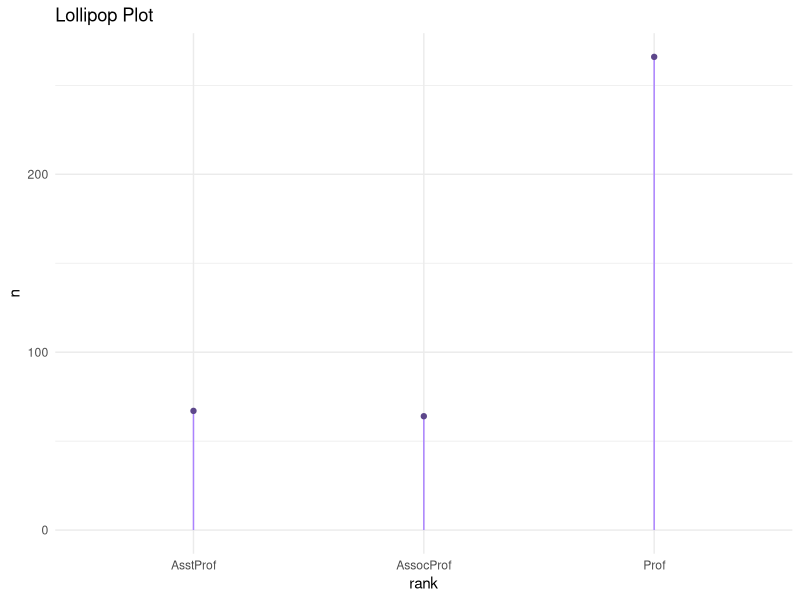
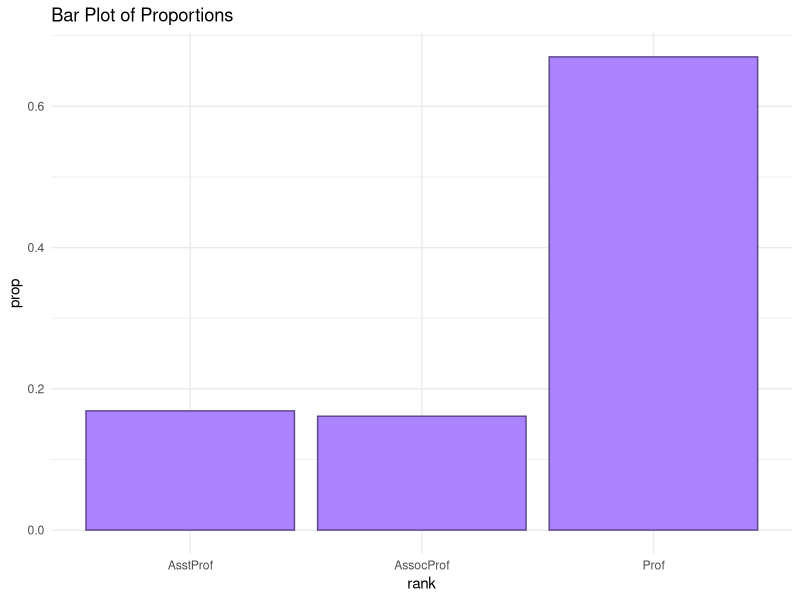
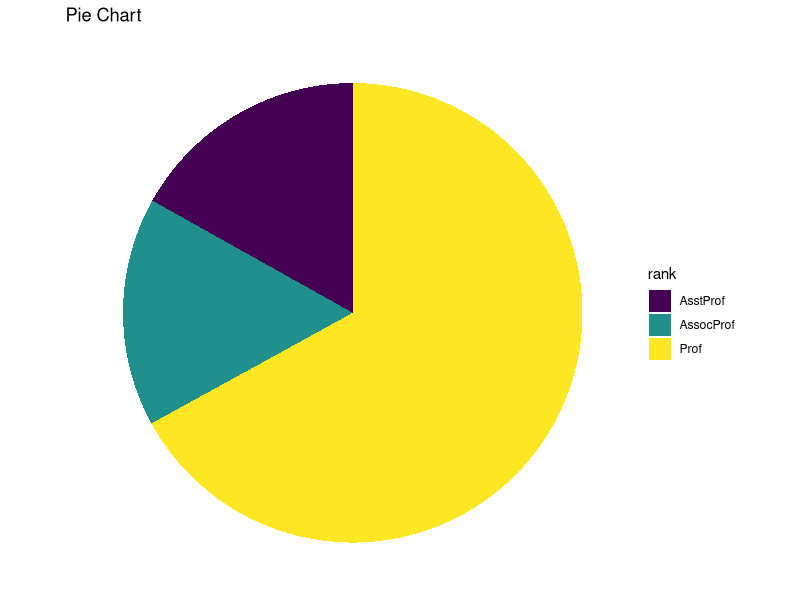
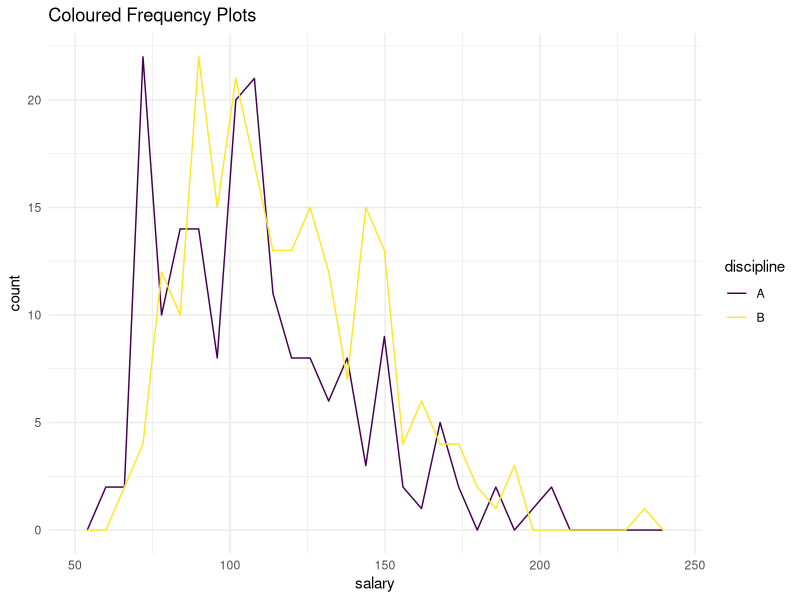
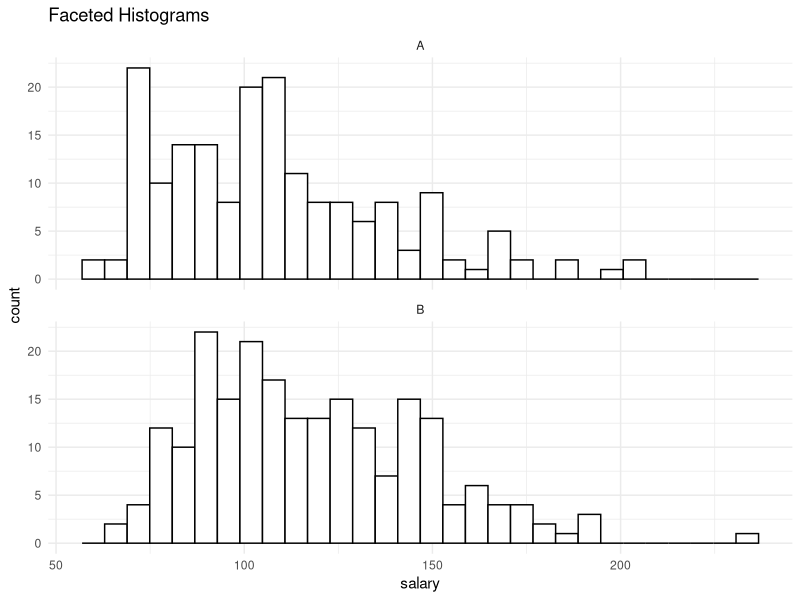
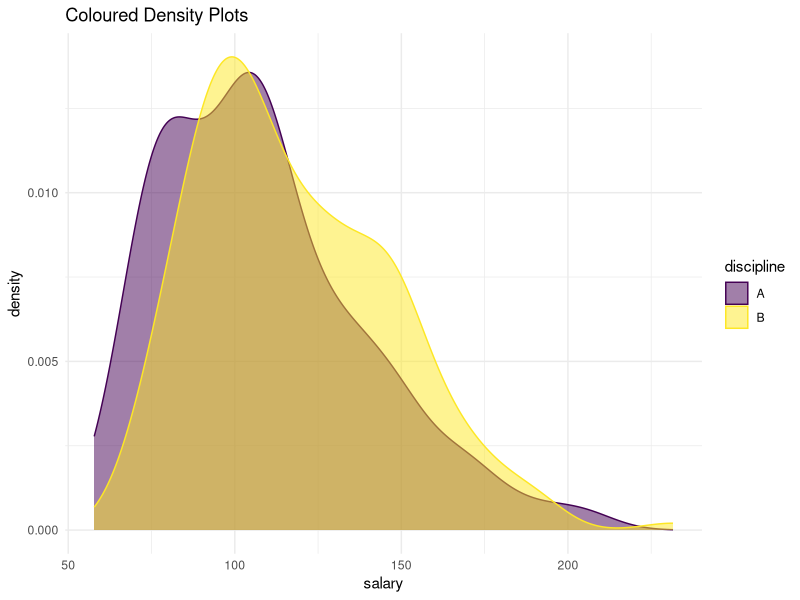
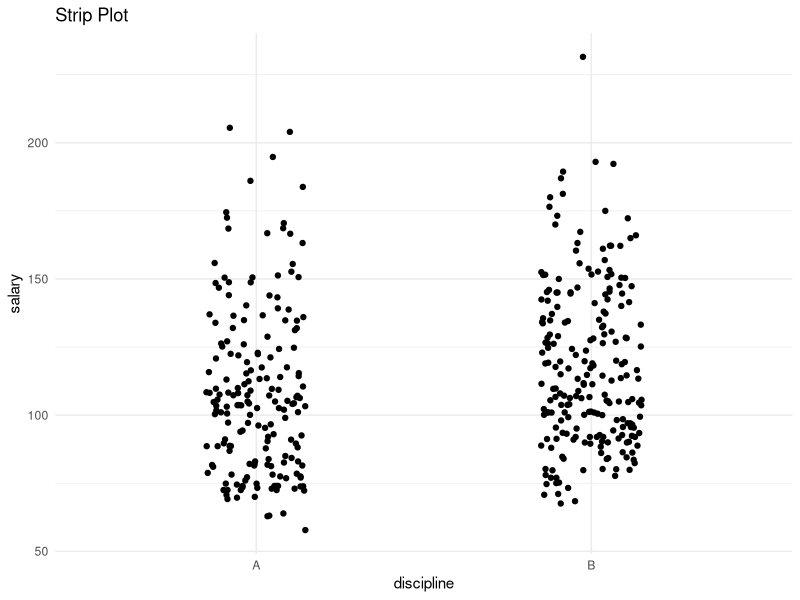
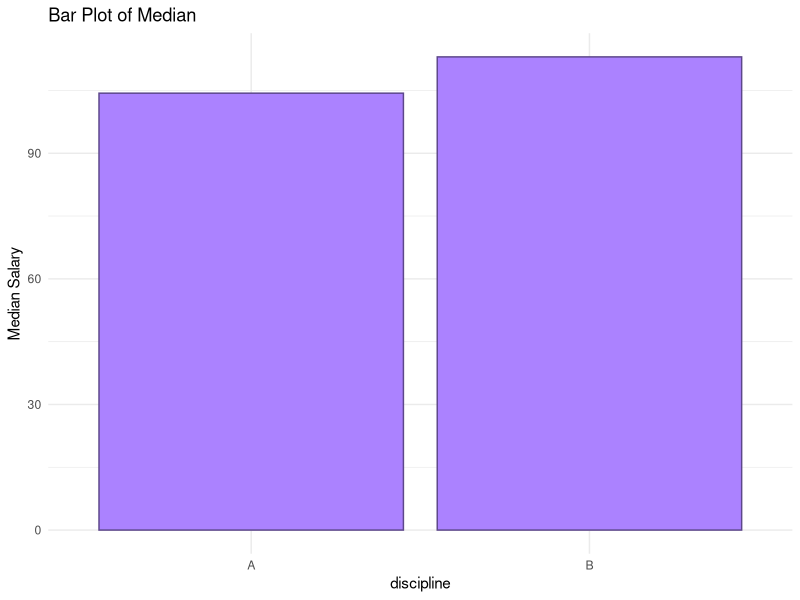

These charts were generated, in order, by the following R code:
## ---- chunk 1
library(tidyverse)
library(carData)
Salaries <- Salaries |> as_tibble() |>
  mutate(salary = salary / 1000)
theme_set(theme_minimal())
Salaries
## ---- chunk 2
# Option 1 - Lollipop Plot
salaries_sum <- Salaries |> group_by(rank) |>
  summarise(n = n()) |>
  mutate(prop = n / sum(n))
ggplot(data = salaries_sum, aes(x = rank, y = n)) +
  geom_segment(aes(xend = rank, y = 0, yend = n),
               colour = "mediumpurple1") +
  geom_point(colour = "mediumpurple4") +
  labs(title = "Lollipop Plot")

# Option 2 - Bar Plot of Proportions
ggplot(data = salaries_sum, aes(x = rank, y = prop)) +
  geom_col(colour = "mediumpurple4", fill = "mediumpurple1") +
  labs(title = "Bar Plot of Proportions")

# Option 3 - Pie Chart
ggplot(data = salaries_sum, aes(x = "", y = n, fill = rank)) +
  geom_bar(stat = "identity", width = 1) +
  coord_polar("y") + scale_fill_viridis_d() +
  theme_void() +
  labs(title = "Pie Chart")
## ---- chunk 3
# Option 1 - Colored Frequency Plot
ggplot(data = Salaries, aes(x = salary)) +
  geom_freqpoly(aes(colour = discipline)) +
  scale_colour_viridis_d() +
  labs(title = "Coloured Frequency Plots")

# Option 2 - Faceted Histograms
ggplot(data = Salaries, aes(x = salary)) +
  geom_histogram(colour = "black", fill = "white") +
  facet_wrap(~discipline, ncol = 1) +
  labs(title = "Faceted Histograms")

# Option 3 - Colored Density Plot
ggplot(data = Salaries, aes(x = salary)) +
  geom_density(aes(fill = discipline, colour = discipline), alpha = 0.50) +
  scale_fill_viridis_d() + scale_colour_viridis_d() +
  labs(title = "Coloured Density Plots")

# Option 4 - Strip Plot
ggplot(data = Salaries, aes(x = discipline, y = salary)) +
  geom_jitter(width = 0.15) +
  labs(title = "Strip Plot")

# Option 5 - Bar Plot of Median
salary_med <- Salaries |> group_by(discipline) |>
  summarise(med_sal = median(salary))
## as discussed in handout, this is a horrible way to visualize this data!
ggplot(salary_med, aes(x = discipline, y = med_sal)) +
  geom_col(colour = "mediumpurple4", fill = "mediumpurple1") +
  labs(title = "Bar Plot of Median", y = "Median Salary")

# Option 6 - Beeswarm Plot
library(ggbeeswarm)
ggplot(data = Salaries, aes(x = discipline, y = salary)) +
  geom_beeswarm() +
  labs(title = "Beeswarm Plot")
## ---- chunk 4
# Option 1 - Stacked Bar Plot
ggplot(data = Salaries, aes(x = discipline, fill = sex)) +
  geom_bar() +
  scale_fill_viridis_d() +
  labs(title = "Stacked Bar Plot")

# Option 2 - Stacked Proportional Bar Plot
ggplot(data = Salaries, aes(x = discipline, fill = sex)) +
  geom_bar(position = "fill") +
  scale_fill_viridis_d() +
  labs(title = "Stacked Proportional Bar Plot")

# Option 3 - Side-by-Side Bar Plot
ggplot(data = Salaries, aes(x = discipline, fill = sex)) +
  geom_bar(position = "dodge") +
  scale_fill_viridis_d() +
  labs(title = "Side-by-Side Bar Plot")

# Option 4 - Heat Map
salaries_heat <- Salaries |> group_by(discipline, sex) |>
  summarise(n = n())
ggplot(data = salaries_heat, aes(x = discipline, y = sex, fill = n)) +
  geom_tile() + scale_fill_viridis_c() +
  labs(title = "Heat Map")

## ---- chunk 5
# Option 1 - Color by 3rd Variable
ggplot(data = Salaries, aes(x = yrs.service, y = salary)) +
  geom_point(aes(colour = sex)) +
  geom_smooth(aes(colour = sex)) +
  scale_colour_viridis_d() +
  labs(title = "Colour by Third Variable")

# Option 2 - Facet by 3rd Variable
ggplot(data = Salaries, aes(x = yrs.service, y = salary)) +
  geom_point() +
  facet_wrap(~ sex) +
  geom_smooth() +
  labs(title = "Facet by Third Variable")
## ---- chunk 6
# Option 1 - Facet by 2 Variables
ggplot(data = Salaries, aes(x = salary)) +
  geom_histogram(colour = "black", fill = "white") +
  facet_grid(discipline ~ rank) +
  labs(title = "Facet by Two Variables")

# Option 2 - Facet by One Variable, Color by One Variable
ggplot(data = Salaries, aes(x = salary)) +
  geom_freqpoly(aes(colour = discipline), bins = 15) +
  facet_wrap(~ rank) +
  scale_colour_viridis_d() +
  labs(title = "Facet by One Variable, Colour by One Variable")
